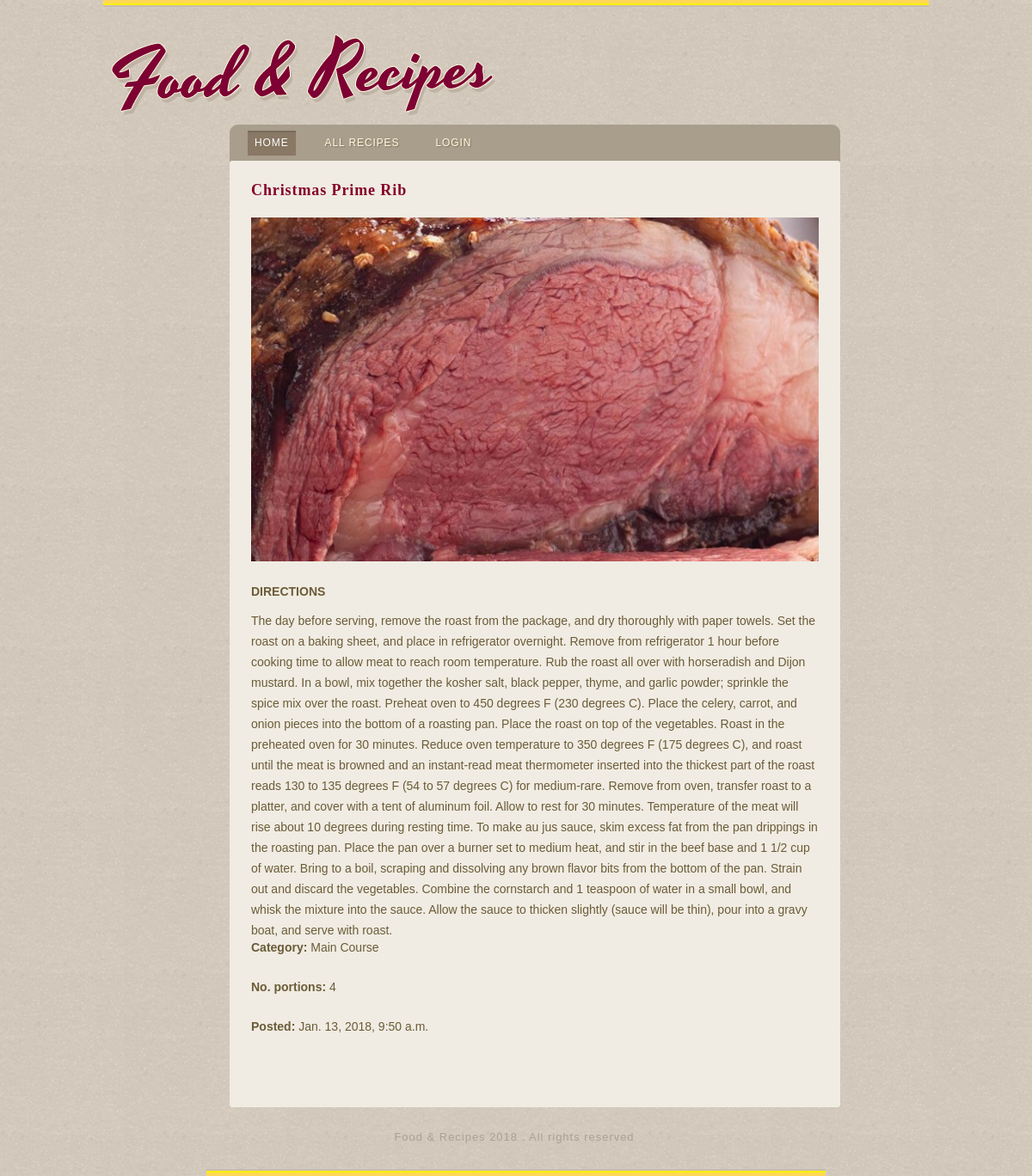
/user/1/recipe/5/, run on the app's committed database.
### RecipeApp/models.py (models this page shows)
class Recipe(models.Model):
    name = models.CharField(max_length=45)
    category = models.IntegerField(choices=[
        (1, "Soup"),
        (2, "Dessert"),
        (3, "Main Course"),
        (4, "Salad/ Starter"),
    ]
    )
    no_portions = models.IntegerField()
    text = models.TextField(max_length=10000)
    created = models.DateTimeField(auto_now_add=True)
    updated = models.DateTimeField(auto_now=True)
    id_user = models.ForeignKey(User)
    image = models.ImageField(upload_to='recipes')

### RecipeApp/views.py (the view)
class RecipeDetailView(DetailView):
    template_name = 'details.html'
    model = Recipe
    context_object_name = 'recipe'

### RecipeApp/templates/details.html (shortened to what this page needs)
{% extends 'layout.html' %}
{% block content %}
    <div id="content">
					<div>
						<div>
							<h3>{{ recipe.name }}</h3>
							<a href="#"><img style="width:660px;height:400px"src="{{ recipe.image.url }}" alt="Image"></a>
							<h5>DIRECTIONS</h5>
							<p>{{ recipe.text }}</p>
                            <ul>
                                <li> <strong>Category: </strong>{{ recipe.get_category_display }}</li>
                                <li> <strong>No. portions: </strong>{{ recipe.no_portions }}</li>
                                <li> <strong>Posted: </strong>{{ recipe.created }}</li>
                            </ul>
						</div>
					</div>
				</div>
{% endblock %}

### RecipeApp/static/css/style.css (style rules this page uses)
body { background: url(../../static/images/bg-body.jpg) repeat; color: #6c5b37; font-family: Arial, Helvetica, sans-serif; font-size: 14px; margin: 0; min-width: 960px; padding: 0; }
a { outline: none; }
img { border: 0; }
p { margin: 0; line-height: 24px; }
ul { list-style: none; margin: 0; padding: 0; }
h1, h2, h3, h5 { margin: 0; }
div.header div a, div.body div div:first-child a, div.body div:first-child div.footer ul li a, div.body div:first-child div.body div a { display: inline-block; }
div.body div:first-child { height: auto; margin: auto; width: 80%; }
div.body div:first-child div.body div { background: url(../../static/images/bg-gallery.png) repeat-y; border-radius: 8px 8px 0 0; height: 427px; }
div.body div:first-child div.body div a img { margin: 1px 1px 0 4px; }
div.body div:first-child div.body ul { background: url(../../static/images/interface.png) no-repeat center -57px; height: 88px; margin: 0 0 0; overflow: hidden; }
div.body div:first-child div.body ul li { background: url(../../static/images/bg-separator.jpg) no-repeat left 10px; color: #fffffd; float: left; margin: 0 0 0 1px; overflow: hidden; text-transform: none; width: 236px; }
div.body div:first-child div.body ul li:first-child { background: none; margin: 0 0 0 3px; }
div.body div { height: auto; width: 100%; margin:auto; }
div.body div div { float: none; margin: 20px 0 0; }
div.body div div:first-child { float: none; height: auto; margin: 0; width: auto; }
div.body div div:first-child img { margin: auto; }
div.body div div h3, div.body div div h4 { color: #850028; font-family: "Times New Roman", Times, serif; font-size: 18px; letter-spacing: 0.05em; line-height: 24px; margin: 0; padding: 0; text-transform: uppercase; }
div.body div#content { background: url(../../static/images/bg-content-top.jpg) no-repeat center top; border-radius: 0; height: auto; margin: 0 0 0 3px; padding: 2px 0 0; width: 710px; }
div.body div#content div { background: #f0ece3 url(../../static/images/bg-content-bottom.gif) no-repeat center bottom; border-radius: 0; height: auto; padding: 13px 0 36px; width: 710px; }
div.body div#content div div { background: none; padding: 0 25px; width: auto; }
div.body div#content div div p { padding: 0; }
div.body div#content div div h3 { padding: 7px 0 0; text-transform: none; }
div.body div#content div div h5 { font-size: 14px; line-height: 24px; margin: 0 0 10px; }
div.body div#content div div img { margin: 20px 0; }
div.body div#content div div ul { margin: 0 0 20px; padding: 0; }
div.body div#content div div ul li { background: none; border: 0; color: #6C5B37; float: none; height: auto; margin: 0; padding: 0 0 30px; width: auto; }
div.body div#content div p, div.body div#content div ul li { padding: 0 25px; }
div.body div#content div ul { background: none; height: auto; padding: 20px 0 0; }
div.body div#content div ul li { background: #fdfcef; border-bottom: 1px solid #FCDA55; border-top: 1px solid #FCDA55; float: none; height: 191px; margin: 23px 0 0; width: 660px; }
div.body div#content div ul li:first-child { margin: 0; }

### data on the page
Recipe: name "Christmas Prime Rib", image (picture), text "The day before serving, remove the roast from the package, and dry thoroughly with paper towels. Set the roast on a baking sheet, and place in refrigerator overnight. Remove from refrigerator 1 hour before cooking time to allow meat to reach room temperature. Rub the roast all over with horseradish and Dijon mustard. In a bowl, mix together the kosher salt, black pepper, thyme, and garlic powder; sprinkle the spice mix over the roast. Preheat oven to 450 degrees F (230 degrees C). Place the celery, carrot, and onion pieces into the bottom of a roasting pan. Place the roast on top of the vegetables. Roast in the preheated oven for 30 minutes. Reduce oven temperature to 350 degrees F (175…", category "Main Course", no_portions "4", created "Jan. 13, 2018, 9:50 a.m."
